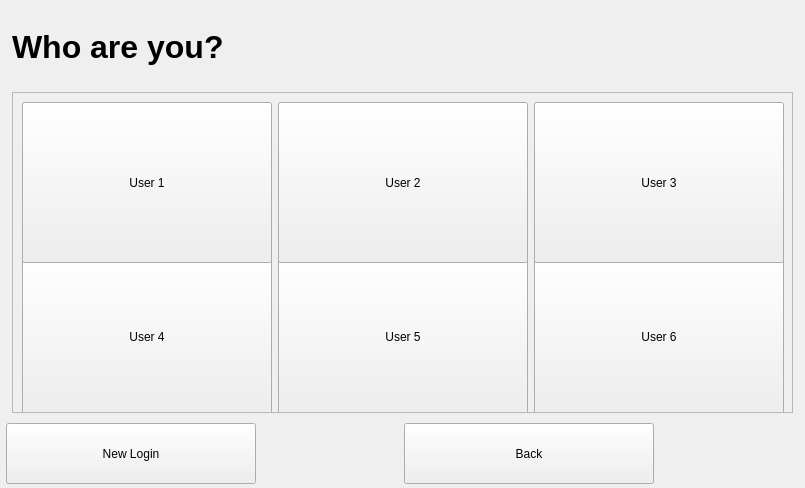
<?xml version="1.0" encoding="UTF-8"?>
<ui version="4.0">
 <class>loginMenu</class>
 <widget class="QWidget" name="loginMenu">
  <property name="geometry">
   <rect>
    <x>0</x>
    <y>0</y>
    <width>805</width>
    <height>488</height>
   </rect>
  </property>
  <property name="windowTitle">
   <string>Form</string>
  </property>
  <widget class="QLabel" name="lbl_title">
   <property name="geometry">
    <rect>
     <x>12</x>
     <y>12</y>
     <width>381</width>
     <height>70</height>
    </rect>
   </property>
   <property name="minimumSize">
    <size>
     <width>381</width>
     <height>70</height>
    </size>
   </property>
   <property name="font">
    <font>
     <pointsize>24</pointsize>
     <weight>75</weight>
     <bold>true</bold>
    </font>
   </property>
   <property name="text">
    <string>Who are you?</string>
   </property>
  </widget>
  <widget class="QScrollArea" name="scrollArea">
   <property name="geometry">
    <rect>
     <x>12</x>
     <y>92</y>
     <width>781</width>
     <height>321</height>
    </rect>
   </property>
   <property name="minimumSize">
    <size>
     <width>781</width>
     <height>321</height>
    </size>
   </property>
   <property name="widgetResizable">
    <bool>true</bool>
   </property>
   <widget class="QWidget" name="scrollAreaWidgetContents">
    <property name="geometry">
     <rect>
      <x>0</x>
      <y>0</y>
      <width>779</width>
      <height>319</height>
     </rect>
    </property>
    <property name="minimumSize">
     <size>
      <width>779</width>
      <height>319</height>
     </size>
    </property>
    <layout class="QGridLayout" name="gridLayout_3">
     <item row="1" column="1">
      <widget class="QPushButton" name="btn_user5">
       <property name="minimumSize">
        <size>
         <width>250</width>
         <height>161</height>
        </size>
       </property>
       <property name="text">
        <string>User 5</string>
       </property>
      </widget>
     </item>
     <item row="1" column="2">
      <widget class="QPushButton" name="btn_user6">
       <property name="minimumSize">
        <size>
         <width>250</width>
         <height>161</height>
        </size>
       </property>
       <property name="text">
        <string>User 6</string>
       </property>
      </widget>
     </item>
     <item row="1" column="0">
      <widget class="QPushButton" name="btn_user4">
       <property name="minimumSize">
        <size>
         <width>250</width>
         <height>161</height>
        </size>
       </property>
       <property name="text">
        <string>User 4</string>
       </property>
      </widget>
     </item>
     <item row="0" column="2">
      <widget class="QPushButton" name="btn_user3">
       <property name="minimumSize">
        <size>
         <width>250</width>
         <height>161</height>
        </size>
       </property>
       <property name="text">
        <string>User 3</string>
       </property>
      </widget>
     </item>
     <item row="0" column="1">
      <widget class="QPushButton" name="btn_user2">
       <property name="minimumSize">
        <size>
         <width>250</width>
         <height>161</height>
        </size>
       </property>
       <property name="text">
        <string>User 2</string>
       </property>
      </widget>
     </item>
     <item row="0" column="0">
      <widget class="QPushButton" name="btn_user1">
       <property name="minimumSize">
        <size>
         <width>250</width>
         <height>161</height>
        </size>
       </property>
       <property name="text">
        <string>User 1</string>
       </property>
      </widget>
     </item>
    </layout>
   </widget>
  </widget>
  <widget class="QPushButton" name="btn_newLogin">
   <property name="geometry">
    <rect>
     <x>6</x>
     <y>423</y>
     <width>250</width>
     <height>61</height>
    </rect>
   </property>
   <property name="minimumSize">
    <size>
     <width>250</width>
     <height>61</height>
    </size>
   </property>
   <property name="text">
    <string>New Login</string>
   </property>
  </widget>
  <widget class="QPushButton" name="btn_back">
   <property name="geometry">
    <rect>
     <x>404</x>
     <y>423</y>
     <width>250</width>
     <height>61</height>
    </rect>
   </property>
   <property name="minimumSize">
    <size>
     <width>250</width>
     <height>61</height>
    </size>
   </property>
   <property name="text">
    <string>Back</string>
   </property>
  </widget>
 </widget>
 <resources/>
 <connections/>
</ui>
